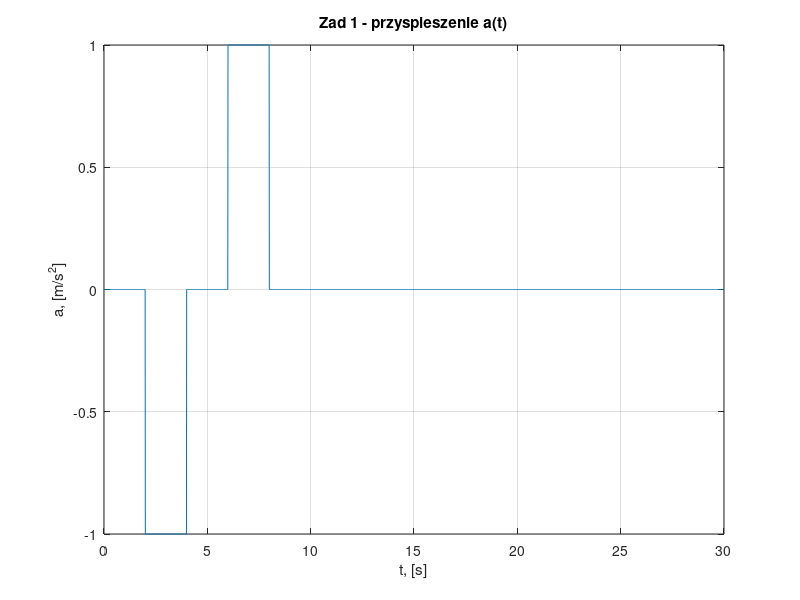
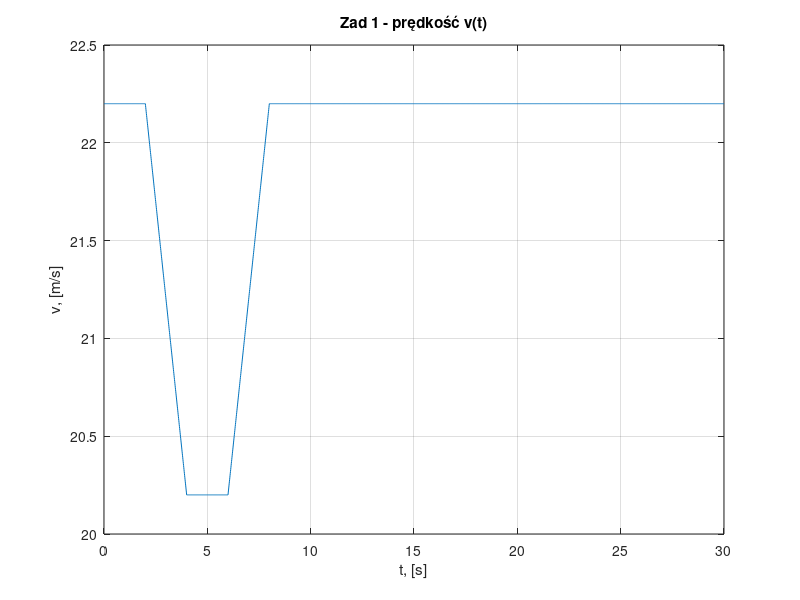
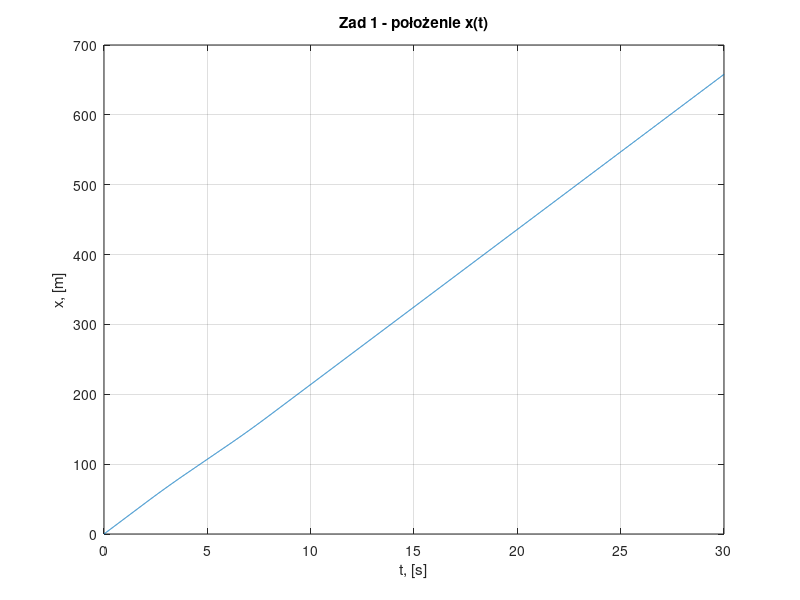
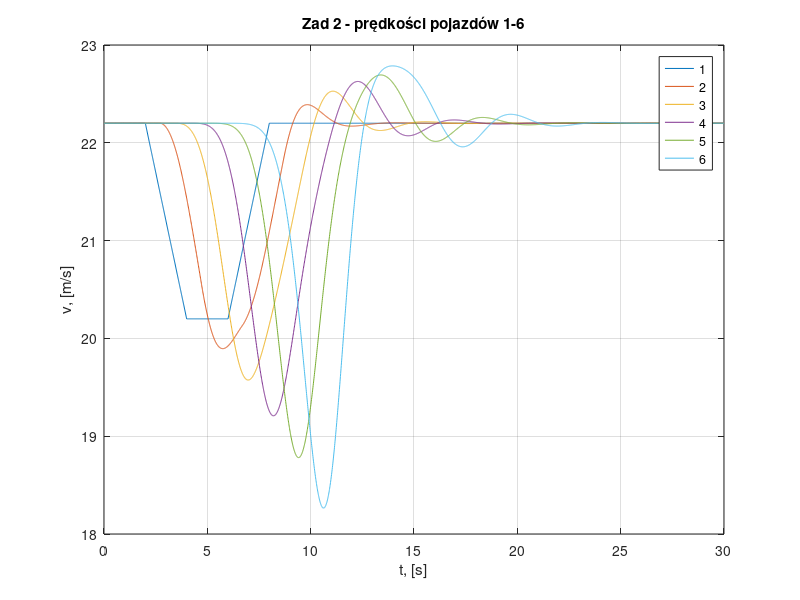

Recreate these plots in MATLAB, in order.
function [] = lab5_samochody()
% Lab 5 - model jazdy za liderem (wersja z samochodami)
%
% Mamy 6 samochodów jeden za drugim. Samochód 1 (lider) jedzie tak jak mu
% każemy, a każdy następny reaguje na ten przed nim:
%
%   a_i = alpha * v_i(t)^u * (v_{i-1}(t-TR) - v_i(t-TR)) / (x_{i-1}(t-TR) - x_i(t-TR))^lambda
%
% - jak ten przede mną jedzie wolniej (licznik < 0) to hamuję
% - im bliżej jestem (mały mianownik) tym mocniej reaguję
% - kierowca reaguje z opóźnieniem TR, więc bierzemy wartości sprzed TR
%
% Euler: v(p+1) = v(p) + dt*a(p),  x(p+1) = x(p) + dt*v(p)
% Opóźnienie TR w krokach: d = TR/dt = 70, czyli (t - TR) to indeks p - d.
% round() bo 0.7/0.01 = 69.99999... i nie da się tego użyć jako indeksu.

% Definiujemy stałe
dt = 0.01;
T = 0:dt:30;
N = length(T);

v0 = 22.2; % [m/s]
dx = 8; % [m]
TR = 0.7; % [s]
alpha = 0.3;
u = 0.9;
lambda = 0.8;
d = round(TR/dt); % opóźnienie w krokach


% Zadanie 1
% Liczymy TYLKO samochód 1 (lidera). Przyspieszenie jest zadane:
%   0-2 s: 0,  2-4 s: -a0,  4-6 s: 0,  6-8 s: a0,  potem 0
% T < 4 a nie T <= 4, bo inaczej hamuje o jeden krok za długo.
% Prędkość i położenie liczymy Eulerem, zaczynając od v = v0, x = 0.
% Po hamowaniu v = 22.2 - 2*1 = 20.2, potem wraca do 22.2.
a0 = 1; % [m/s^2]

a1 = zeros(1, N);
a1(T >= 2 & T < 4) = -a0;
a1(T >= 6 & T < 8) = a0;

v1 = zeros(1, N);
x1 = zeros(1, N);
v1(1) = v0;
x1(1) = 0;

for p = 1:N-1
    v1(p+1) = v1(p) + dt*a1(p);
    x1(p+1) = x1(p) + dt*v1(p);
end

figure(1);
clf;
plot(T, a1);
title("Zad 1 - przyspieszenie a(t)");
xlabel("t, [s]");
ylabel("a, [m/s^2]");
grid on;

figure(2);
clf;
plot(T, v1);
title("Zad 1 - prędkość v(t)");
xlabel("t, [s]");
ylabel("v, [m/s]");
grid on;

figure(3);
clf;
plot(T, x1);
title("Zad 1 - położenie x(t)");
xlabel("t, [s]");
ylabel("x, [m]");
grid on;


% Zadanie 2
% Teraz samochody 2-6. Lidera już mamy z zadania 1 (wiersz 1 macierzy).
% - na początku co 8 m: x = 0, -8, -16, -24, -32, -40
% - do t = TR jadą ze stałą v0 (a = 0), bo p - d byłoby < 1
% - potem a ze wzoru (1), a v i x Eulerem
% Pętla po czasie na zewnątrz, po samochodach w środku.
a = zeros(6, N);
v = zeros(6, N);
x = zeros(6, N);

a(1, :) = a1; % lider z zadania 1
v(1, :) = v1;
x(1, :) = x1;

v(2:6, 1) = v0;
x(2:6, 1) = -(1:5)*dx;

for p = 1:N-1
    for i = 2:6
        if p > d
            a(i, p) = alpha*(v(i, p)^u)...
                *(v(i-1, p-d) - v(i, p-d))...
                /((x(i-1, p-d) - x(i, p-d))^lambda);
        end
        v(i, p+1) = v(i, p) + dt*a(i, p);
        x(i, p+1) = x(i, p) + dt*v(i, p);
    end
end

% Każdy kolejny hamuje później i mocniej niż poprzedni
figure(4);
clf;
plot(T, v);
title("Zad 2 - prędkości pojazdów 1-6");
xlabel("t, [s]");
ylabel("v, [m/s]");
legend("1", "2", "3", "4", "5", "6");
grid on;


% Zadanie 3
% Bierzemy x z zadania 2 i liczymy:
%   y = x - (x1(0) + v1(0)*t) = x - v0*t
% Odejmujemy jazdę ze stałą prędkością, żeby było widać odstępy
% (same x to prawie proste linie). Jak się dwie linie przetną to jest kolizja.
y = x - v0*T;

figure(5);
clf;
plot(T, y);
title("Zad 3 - znormalizowane położenie y(t)");
xlabel("t, [s]");
ylabel("y, [m]");
legend("1", "2", "3", "4", "5", "6");
grid on;


% Zadanie 4
% Powtarzamy zadanie 1 i 2 dla a0 = 0.1, 0.2, 0.3, ...
% Po każdym kroku sprawdzamy odstępy. Jak gdzieś x(i-1) - x(i) <= 0
% to kolizja -> przerywamy. Ostatnie a0 bez kolizji to wynik.
% Wychodzi 1.6 (przy 1.7 jest kolizja).
a0max = 0;
for a0 = 0.1:0.1:5
    % lider (jak w zad 1)
    a = zeros(6, N);
    v = zeros(6, N);
    x = zeros(6, N);
    a(1, T >= 2 & T < 4) = -a0;
    a(1, T >= 6 & T < 8) = a0;
    v(:, 1) = v0;
    x(:, 1) = -(0:5)*dx;

    kolizja = false;
    for p = 1:N-1
        % Samochód 1
        v(1, p+1) = v(1, p) + dt*a(1, p);
        x(1, p+1) = x(1, p) + dt*v(1, p);

        % Inne (jak w zad 2)
        for i = 2:6
            if p > d
                a(i, p) = alpha*(v(i, p)^u)...
                    *(v(i-1, p-d) - v(i, p-d))...
                    /((x(i-1, p-d) - x(i, p-d))^lambda);
            end
            v(i, p+1) = v(i, p) + dt*a(i, p);
            x(i, p+1) = x(i, p) + dt*v(i, p);
        end

        % Sprawdzamy kolizję
        if any(x(1:5, p+1) - x(2:6, p+1) <= 0)
            kolizja = true;
            break;
        end
    end

    if kolizja
        break;
    end
    a0max = a0;
end
disp("Zad 4: a0 = " + a0max);


% Zadanie 5
% To samo co zad 2, ale kierowca patrzy też w lusterko. Dodaję drugi
% człon, taki sam jak w (1), tylko względem samochodu z tyłu (i+1):
%
%   + beta * v_i^u * (v_{i+1} - v_i) / (x_i - x_{i+1})^lambda
%
% Jak ten z tyłu się zbliża (v_{i+1} > v_i) to człon jest dodatni
% -> hamuję łagodniej, żeby we mnie nie wjechał.
% Samochód 6 nie ma nikogo za sobą, więc u niego tego członu nie ma.
% beta = 0.1 działa (najmniejszy odstęp ok 2.9 m).
a0 = 1.8; % [m/s^2]
beta = 0.1;

a = zeros(6, N);
v = zeros(6, N);
x = zeros(6, N);
a(1, T >= 2 & T < 4) = -a0;
a(1, T >= 6 & T < 8) = a0;
v(:, 1) = v0;
x(:, 1) = -(0:5)*dx;

for p = 1:N-1
    % Samochód 1
    v(1, p+1) = v(1, p) + dt*a(1, p);
    x(1, p+1) = x(1, p) + dt*v(1, p);

    % Inne
    for i = 2:6
        if p > d
            a(i, p) = alpha*(v(i, p)^u)...
                *(v(i-1, p-d) - v(i, p-d))...
                /((x(i-1, p-d) - x(i, p-d))^lambda);
            if i < 6 % ten z tyłu
                a(i, p) = a(i, p) + beta*(v(i, p)^u)...
                    *(v(i+1, p-d) - v(i, p-d))...
                    /((x(i, p-d) - x(i+1, p-d))^lambda);
            end
        end
        v(i, p+1) = v(i, p) + dt*a(i, p);
        x(i, p+1) = x(i, p) + dt*v(i, p);
    end
end
disp("Zad 5: najmniejszy odstęp = " + min(min(x(1:5, :) - x(2:6, :))));

y = x - v0*T;
figure(6);
clf;
plot(T, y);
title("Zad 5 - zmodyfikowany model, a0 = 1.8");
xlabel("t, [s]");
ylabel("y, [m]");
legend("1", "2", "3", "4", "5", "6");
grid on;

end % Function

function [] = lab06()
% Lab 6 - model drapieżnik-ofiara (Lotki-Volterry)
%
% Mamy dwa gatunki: x - ofiary (np. zające), y - drapieżniki (np. lisy).
%
%   dx/dt = p1*x - p2*x*y
%   dy/dt = p3*x*y - p4*y
%
% - p1*x   : ofiary się rozmnażają (im więcej ich jest, tym szybciej)
% - p2*x*y : drapieżniki zjadają ofiary (im częściej się spotykają, tym więcej)
% - p3*x*y : drapieżniki rozmnażają się dzięki zjedzonym ofiarom
% - p4*y   : drapieżniki umierają, jak nie mają co jeść
%
% Co się dzieje: dużo ofiar -> drapieżniki mają jedzenie i ich przybywa ->
% zjadają ofiary i ofiar ubywa -> drapieżniki nie mają co jeść i ich ubywa
% -> ofiary znowu się rozmnażają ... i tak w kółko. Wychodzą drgania,
% drapieżniki są trochę "spóźnione" względem ofiar.
%
% Punkt równowagi (nic się nie zmienia): x = p4/p3 = 270, y = p1/p2 = 80.
% Zaczynamy od x = 100, y = 60, więc układ krąży wokół tego punktu.
% Okres drgań wychodzi ok 0.53, więc w t od 0 do 1 widać prawie 2 okresy.
%
% Zapisujemy oba równania razem jako wektor z = [x; y]:
%   z' = f(t, z),  gdzie z(1) = x, z(2) = y
 
% Definiujemy parametry
p1 = 12;
p2 = 0.15;
p3 = 0.05;
p4 = 13.5;
 
% Warunki początkowe
x0 = 100;
y0 = 60;
z0 = [x0; y0];
 
tspan = [0, 1]; % Przebieg czasu
 
% Prawa strona równań jako funkcja anonimowa.
% Zwraca wektor kolumnowy [x'; y'].
f = @(t, z)[p1 * z(1) - p2 * z(1) * z(2); p3 * z(1) * z(2) - p4 * z(2)];
 
 
% Zadanie 1
% Rozwiązujemy wbudowaną funkcją ode45 (metoda Rungego-Kutty rzędu 4/5,
% sama dobiera krok). To traktujemy jako wynik "dokładny" do porównań.
% options: RelTol i AbsTol to dopuszczalny błąd. Dajemy bardzo mały
% (1e-12), żeby wynik był jak najdokładniejszy.
% ode45 zwraca: t - chwile czasu (sama je wybiera, nie są równo co 0.01),
%               z - macierz, kolumna 1 to x, kolumna 2 to y.
options = odeset('RelTol', 1e-12, 'AbsTol', 1e-12);
 
[t, z] = ode45(f, tspan, z0, options);
 
x = z(:, 1);
y = z(:, 2);
 
figure(1);
clf;
hold on;
grid on;
plot(t, x, 'r--', 'DisplayName', 'ode45');
legend;
title('Liczebność ofiar x(t)');
xlabel('t, [s]');
ylabel('n, populacja');
 
figure(2);
clf;
hold on;
grid on;
plot(t, y, 'r--', 'DisplayName', 'ode45');
legend;
title('Liczebność drapieżników y(t)');
xlabel('t, [s]');
ylabel('n, populacja');
 
% Wynik: ofiary rosną od 100 do ok 587, drapieżniki od 60 do ok 181.
% Maksimum drapieżników (t = ok 0.37) jest PO maksimum ofiar (t = ok 0.28),
% bo drapieżniki najpierw muszą się najeść.
 
 
% Zadanie 2
% To samo, ale jawną metodą Eulera ze stałym krokiem h = 0.01.
%   z(i) = z(i-1) + h * f(t(i-1), z(i-1))
% czyli: nowa wartość = stara + krok * pochodna w starym punkcie.
%
% Z to macierz N x 2: wiersz i to [x, y] w chwili t(i).
% f chce wektor KOLUMNOWY i zwraca kolumnowy, a w Z trzymamy WIERSZE,
% dlatego są apostrofy (transpozycja): Z(i-1, :)' -> kolumna, f(...)' -> wiersz.
h = 0.01;
t = 0:h:1;
N = length(t);
Z = zeros(N, 2);
Z(1, :) = z0;
 
for i = 2:N
    Z(i, :) = Z(i-1, :) + h * f(t(i-1), Z(i-1, :)')';
end % for
 
X = Z(:, 1);
Y = Z(:, 2);
 
figure(1);
plot(t, X, 'b', 'DisplayName', 'Euler');
 
figure(2);
plot(t, Y, 'b', 'DisplayName', 'Euler');
 
% Wynik: Euler bardzo się rozjeżdża z ode45. Drgania zamiast się
% powtarzać ROSNĄ (ofiary do ok 977 zamiast 587, drapieżniki do ok 354
% zamiast 181). Euler idzie po stycznej, a rozwiązanie jest "zakrzywione"
% (krąży), więc w każdym kroku trochę wypada na zewnątrz i błąd się sumuje.
% Mniejsze h by pomogło, ale Euler jest tylko rzędu 1 (błąd ~ h).
 
 
% Zadanie 3
% Zmodyfikowana metoda Eulera (metoda punktu środkowego):
%   1) robimy pół kroku zwykłym Eulerem:
%        z_pol = z(i-1) + (h/2) * f(t(i-1), z(i-1))
%   2) liczymy pochodną w tym środkowym punkcie i dopiero nią robimy
%      cały krok:
%        z(i) = z(i-1) + h * f(t(i-1) + h/2, z_pol)
% Pochodna ze środka kroku lepiej pasuje do całego kroku niż ta z początku,
% więc metoda jest rzędu 2 (błąd ~ h^2) - dużo dokładniejsza.
Z_ = zeros(N, 2);
Z_(1, :) = z0;
 
for i = 2:N
    z_pol = Z_(i-1, :) + 0.5 * h * f(t(i-1), Z_(i-1, :)')'; % pół kroku
    Z_(i, :) = Z_(i-1, :) + h * f(t(i-1) + 0.5 * h, z_pol')'; % cały krok
end % for
 
X_ = Z_(:, 1);
Y_ = Z_(:, 2);
 
figure(1);
plot(t, X_, 'm-.', 'DisplayName', 'Euler zmodyfikowany');
 
figure(2);
plot(t, Y_, 'm-.', 'DisplayName', 'Euler zmodyfikowany');
 
% Wynik: prawie pokrywa się z ode45 (max ofiar ok 589 zamiast 587,
% największy błąd ok 6 dla ofiar i ok 2 dla drapieżników, a w zwykłym
% Eulerze ponad 700 i 200). Przy tym samym kroku h jest dużo lepszy.
 
end % Function
 
